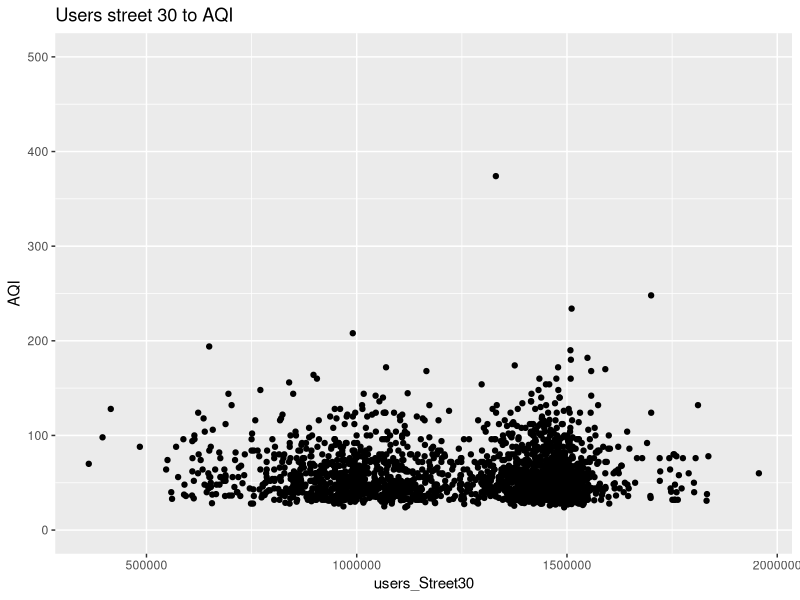
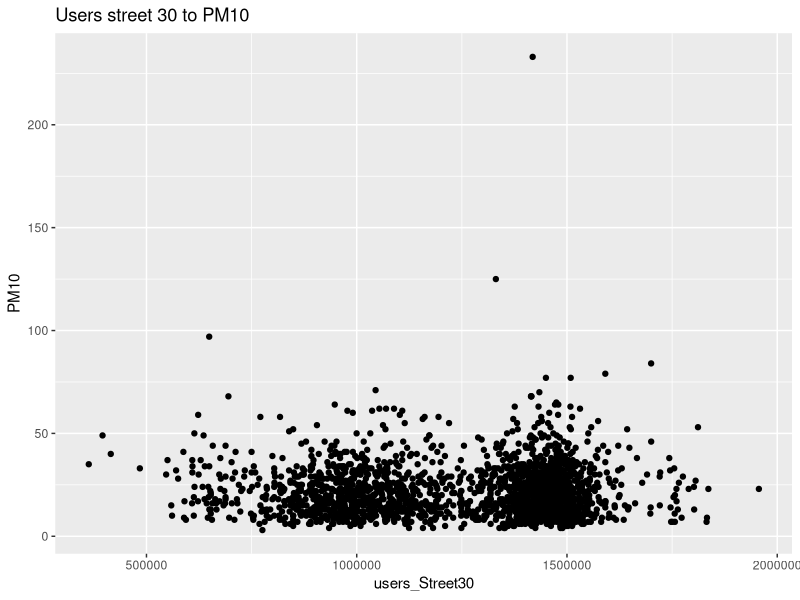
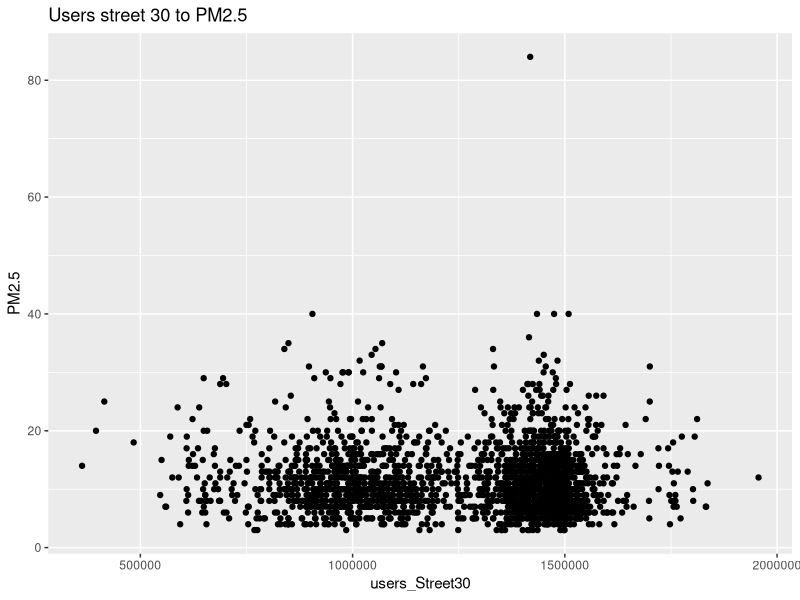
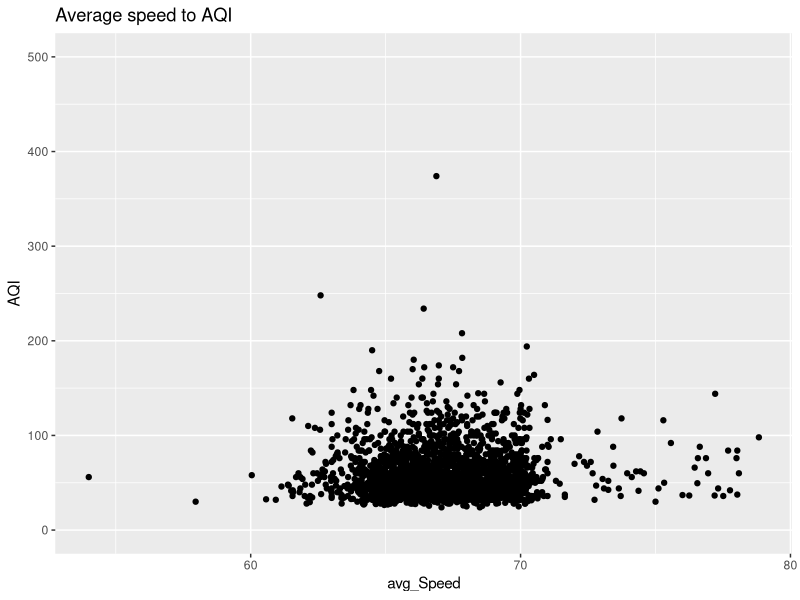
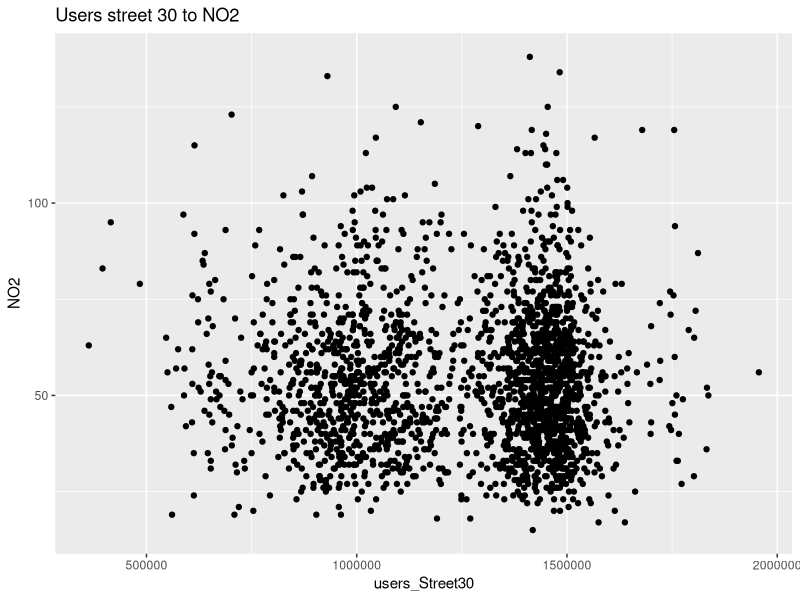
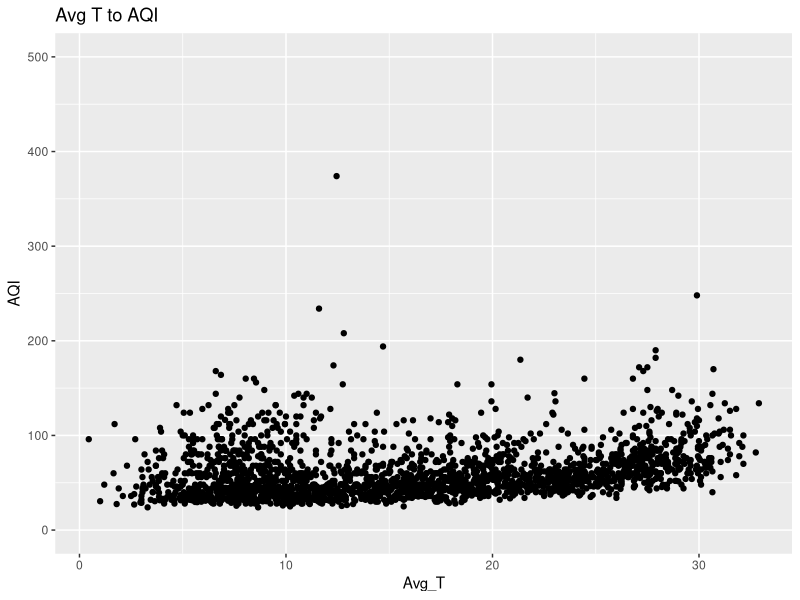
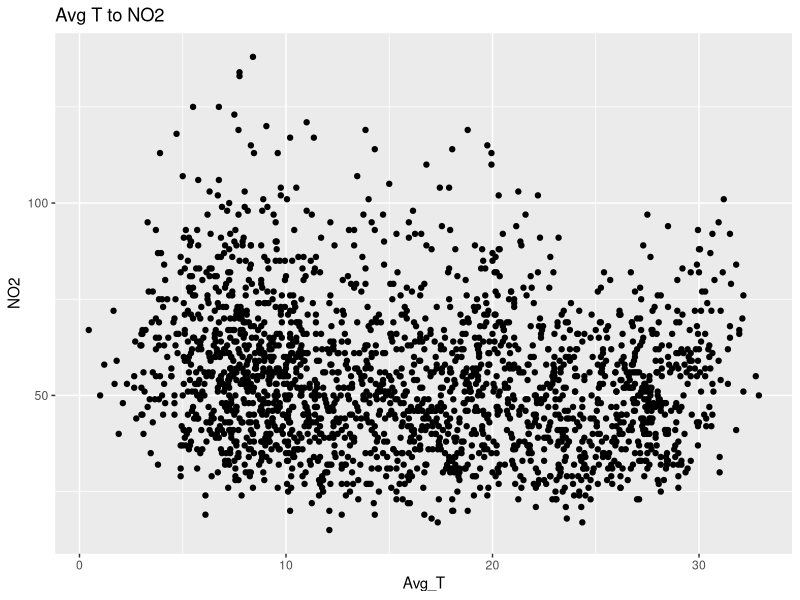

Recreate these plots in R, in order.
rm(list=ls())


library(tidyverse)
library(XML)
require(XML)
library(writexl)
library("readxl")


Total <- read_excel("Cleaned_Total.xlsx")

#plot of AQI to users street 30
ggplot(data = Total) + 
  geom_point(mapping = aes(x=users_Street30, y=AQI))+
  # geom_smooth(mapping = aes(x= Date, y=AQI))+
        ylim(0,500)+
  ggtitle("Users street 30 to AQI")


#plot of PM10 to users street 30
ggplot(data = Total) + 
  geom_point(mapping = aes(x=users_Street30, y=PM10))+
  # geom_smooth(mapping = aes(x= Date, y=AQI))+
  # ylim(0,500)+
  ggtitle("Users street 30 to PM10")


#plot of PM2.5 to users street 30
ggplot(data = Total) + 
  geom_point(mapping = aes(x=users_Street30, y=PM2.5))+
  # geom_smooth(mapping = aes(x= Date, y=AQI))+
  # ylim(0,500)+
  ggtitle("Users street 30 to PM2.5")

#plot of AQI to users street 30
ggplot(data = Total) + 
  geom_point(mapping = aes(x=avg_Speed, y=AQI))+
  # geom_smooth(mapping = aes(x= Date, y=AQI))+
  ylim(0,500)+
  ggtitle("Average speed to AQI")

#plot of NO2 to users street 30
ggplot(data = Total) + 
  geom_point(mapping = aes(x=users_Street30, y=NO2))+
  # geom_smooth(mapping = aes(x= Date, y=AQI))+
  # ylim(0,500)+
  ggtitle("Users street 30 to NO2")


#plot of AQI to average T
ggplot(data = Total) + 
  geom_point(mapping = aes(x=Avg_T, y=AQI))+
  # geom_smooth(mapping = aes(x= Date, y=AQI))+
  ylim(0,500)+
  ggtitle("Avg T to AQI")


#plot of NO2 to average T
ggplot(data = Total) + 
  geom_point(mapping = aes(x=Avg_T, y=NO2))+
  # geom_smooth(mapping = aes(x= Date, y=AQI))+
  # ylim(0,500)+
  ggtitle("Avg T to NO2")
